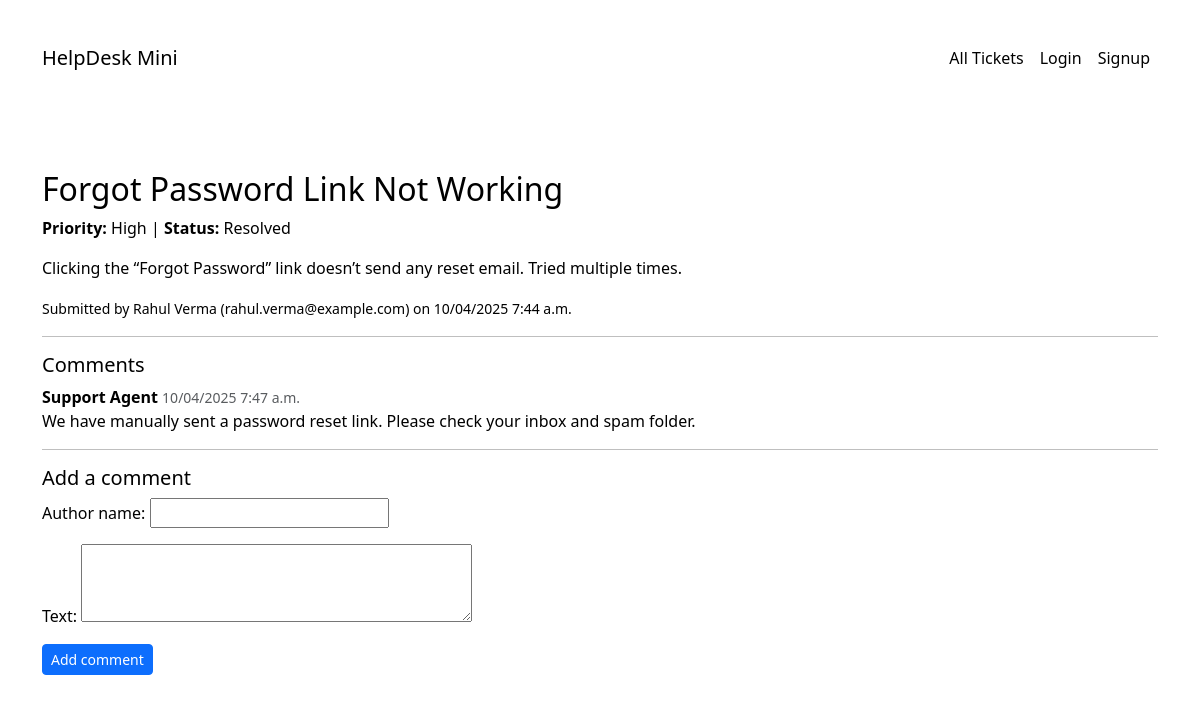
The page /ticket/1/ on the database its author committed.
### core/models.py (models this page shows, shortened)
class Ticket(models.Model):
    STATUS_CHOICES = [
        ('open', 'Open'),
        ('in_progress', 'In Progress'),
        ('resolved', 'Resolved'),
    ]
    PRIORITY_CHOICES = [
        ('low', 'Low'),
        ('medium', 'Medium'),
        ('high', 'High'),
    ]
    title = models.CharField(max_length=200)
    description = models.TextField()
    name = models.CharField(max_length=100)
    email = models.EmailField()
    status = models.CharField(max_length=20, choices=STATUS_CHOICES, default='open')
    priority = models.CharField(max_length=10, choices=PRIORITY_CHOICES, default='medium')
    created_at = models.DateTimeField(auto_now_add=True)
    due_by = models.DateTimeField(null=True, blank=True)
    @property
    def is_overdue(self):
        return self.status != 'resolved' and self.due_by and timezone.now() > self.due_by

class Comment(models.Model):
    ticket = models.ForeignKey(Ticket, on_delete=models.CASCADE, related_name='comments')
    author_name = models.CharField(max_length=100)
    text = models.TextField()
    created_at = models.DateTimeField(auto_now_add=True)

### core/views.py (the view, shortened to what this page needs)
# urls.py: path('ticket/<int:pk>/', views.ticket_detail, name='ticket_detail'),
def ticket_detail(request, pk):
    ticket = get_object_or_404(Ticket, pk=pk)
    comment_form = CommentForm()
    return render(request, 'ticket_detail.html', {'ticket': ticket, 'comment_form': comment_form})

### core/forms.py
class CommentForm(forms.ModelForm):
    class Meta:
        model = Comment
        fields = ['author_name', 'text']
        widgets = {
            'text': forms.Textarea(attrs={'rows': 3})
        }

### core/templates/ticket_detail.html (shortened to what this page needs)
{% extends 'base.html' %}
{% block body_class %}tickets-bg{% endblock %}
{% block content %}
<h2>{{ ticket.title }}</h2>
<p><strong>Priority:</strong> {{ ticket.get_priority_display }} |
   <strong>Status:</strong> {{ ticket.get_status_display }}</p>
<p>{{ ticket.description|linebreaks }}</p>
<p><small>Submitted by {{ ticket.name }} ({{ ticket.email }}) on {{ ticket.created_at|date:"SHORT_DATETIME_FORMAT" }}</small></p>
<hr>
<h5>Comments</h5>
{% for c in ticket.comments.all %}
  <div class="mb-2">
    <strong>{{ c.author_name }}</strong> <small class="text-muted">{{ c.created_at|date:"SHORT_DATETIME_FORMAT" }}</small>
    <div>{{ c.text|linebreaks }}</div>
  </div>
{% empty %}
  <p>No comments yet.</p>
{% endfor %}
<hr>
<h5>Add a comment</h5>
<form method="post">
  {{ comment_form.as_p }}
  <button type="submit" name="add_comment" class="btn btn-primary btn-sm">Add comment</button>
</form>
{% endblock %}

### core/templates/base.html (style rules this page uses)
body.tickets-bg { background: url('https://images.unsplash.com/photo-1497493292307-31c376b6e479?auto=format&fit=crop&w=1470&q=80') no-repeat center center fixed; background-size: cover; color: black; }

### rows shown on the page
Ticket: title "Forgot Password Link Not Working", priority "High", status "Resolved", description "Clicking the “Forgot Password” link doesn’t send any reset email. Tried multiple times.", name "Rahul Verma", email "rahul.verma@example.com", created_at "10/04/2025 7:44 a.m."
Comment: author_name "Support Agent", created_at "10/04/2025 7:47 a.m.", text "We have manually sent a password reset link. Please check your inbox and spam folder."
